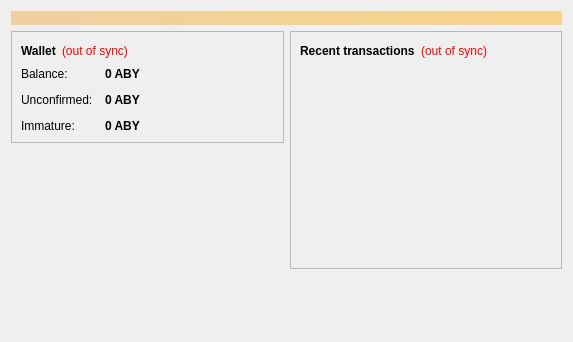
<?xml version="1.0" encoding="UTF-8"?>
<ui version="4.0">
 <class>OverviewPage</class>
 <widget class="QWidget" name="OverviewPage">
  <property name="geometry">
   <rect>
    <x>0</x>
    <y>0</y>
    <width>573</width>
    <height>342</height>
   </rect>
  </property>
  <property name="windowTitle">
   <string>Form</string>
  </property>
  <layout class="QVBoxLayout" name="topLayout">
   <item>
    <widget class="QLabel" name="labelAlerts">
     <property name="visible">
      <bool>false</bool>
     </property>
     <property name="styleSheet">
      <string notr="true">background-color: qlineargradient(x1: 0, y1: 0, x2: 1, y2: 0, stop:0 #F0D0A0, stop:1 #F8D488); color:#000000;</string>
     </property>
     <property name="wordWrap">
      <bool>true</bool>
     </property>
     <property name="margin">
      <number>3</number>
     </property>
    </widget>
   </item>
   <item>
    <layout class="QHBoxLayout" name="horizontalLayout" stretch="1,1">
     <item>
      <layout class="QVBoxLayout" name="verticalLayout_2">
       <item>
        <widget class="QFrame" name="frame">
         <property name="frameShape">
          <enum>QFrame::StyledPanel</enum>
         </property>
         <property name="frameShadow">
          <enum>QFrame::Raised</enum>
         </property>
         <layout class="QVBoxLayout" name="verticalLayout_4">
          <item>
           <layout class="QHBoxLayout" name="horizontalLayout_4">
            <item>
             <widget class="QLabel" name="label_5">
              <property name="font">
               <font>
                <weight>75</weight>
                <bold>true</bold>
               </font>
              </property>
              <property name="text">
               <string>Wallet</string>
              </property>
             </widget>
            </item>
            <item>
             <widget class="QLabel" name="labelWalletStatus">
              <property name="toolTip">
               <string>The displayed information may be out of date. Your wallet automatically synchronizes with the Applebyte network after a connection is established, but this process has not completed yet.</string>
              </property>
              <property name="styleSheet">
               <string notr="true">QLabel { color: red; }</string>
              </property>
              <property name="text">
               <string notr="true">(out of sync)</string>
              </property>
              <property name="alignment">
               <set>Qt::AlignLeading|Qt::AlignLeft|Qt::AlignVCenter</set>
              </property>
             </widget>
            </item>
            <item>
             <spacer name="horizontalSpacer_2">
              <property name="orientation">
               <enum>Qt::Horizontal</enum>
              </property>
              <property name="sizeHint" stdset="0">
               <size>
                <width>40</width>
                <height>20</height>
               </size>
              </property>
             </spacer>
            </item>
           </layout>
          </item>
          <item>
           <layout class="QFormLayout" name="formLayout_2">
            <property name="fieldGrowthPolicy">
             <enum>QFormLayout::AllNonFixedFieldsGrow</enum>
            </property>
            <property name="horizontalSpacing">
             <number>12</number>
            </property>
            <property name="verticalSpacing">
             <number>12</number>
            </property>
            <item row="0" column="0">
             <widget class="QLabel" name="label">
              <property name="text">
               <string>Balance:</string>
              </property>
             </widget>
            </item>
            <item row="0" column="1">
             <widget class="QLabel" name="labelBalance">
              <property name="font">
               <font>
                <weight>75</weight>
                <bold>true</bold>
               </font>
              </property>
              <property name="cursor">
               <cursorShape>IBeamCursor</cursorShape>
              </property>
              <property name="toolTip">
               <string>Your current balance</string>
              </property>
              <property name="text">
               <string notr="true">0 ABY</string>
              </property>
              <property name="textInteractionFlags">
               <set>Qt::LinksAccessibleByMouse|Qt::TextSelectableByKeyboard|Qt::TextSelectableByMouse</set>
              </property>
             </widget>
            </item>
            <item row="1" column="0">
             <widget class="QLabel" name="label_3">
              <property name="text">
               <string>Unconfirmed:</string>
              </property>
             </widget>
            </item>
            <item row="1" column="1">
             <widget class="QLabel" name="labelUnconfirmed">
              <property name="font">
               <font>
                <weight>75</weight>
                <bold>true</bold>
               </font>
              </property>
              <property name="cursor">
               <cursorShape>IBeamCursor</cursorShape>
              </property>
              <property name="toolTip">
               <string>Total of transactions that have yet to be confirmed, and do not yet count toward the current balance</string>
              </property>
              <property name="text">
               <string notr="true">0 ABY</string>
              </property>
              <property name="textInteractionFlags">
               <set>Qt::LinksAccessibleByMouse|Qt::TextSelectableByKeyboard|Qt::TextSelectableByMouse</set>
              </property>
             </widget>
            </item>
            <item row="2" column="0">
             <widget class="QLabel" name="labelImmatureText">
              <property name="text">
               <string>Immature:</string>
              </property>
             </widget>
            </item>
            <item row="2" column="1">
             <widget class="QLabel" name="labelImmature">
              <property name="font">
               <font>
                <weight>75</weight>
                <bold>true</bold>
               </font>
              </property>
              <property name="toolTip">
               <string>Mined balance that has not yet matured</string>
              </property>
              <property name="text">
               <string notr="true">0 ABY</string>
              </property>
              <property name="textInteractionFlags">
               <set>Qt::LinksAccessibleByMouse|Qt::TextSelectableByKeyboard|Qt::TextSelectableByMouse</set>
              </property>
             </widget>
            </item>
           </layout>
          </item>
         </layout>
        </widget>
       </item>
       <item>
        <spacer name="verticalSpacer">
         <property name="orientation">
          <enum>Qt::Vertical</enum>
         </property>
         <property name="sizeHint" stdset="0">
          <size>
           <width>20</width>
           <height>40</height>
          </size>
         </property>
        </spacer>
       </item>
       <item>
        <widget class="QLabel" name="label_2">
         <property name="text">
          <string/>
         </property>
         <property name="pixmap">
          <pixmap resource="../bitcoin.qrc">:/images/overview</pixmap>
         </property>
         <property name="alignment">
          <set>Qt::AlignBottom|Qt::AlignLeading|Qt::AlignLeft</set>
         </property>
        </widget>
       </item>
      </layout>
     </item>
     <item>
      <layout class="QVBoxLayout" name="verticalLayout_3">
       <item>
        <widget class="QFrame" name="frame_2">
         <property name="frameShape">
          <enum>QFrame::StyledPanel</enum>
         </property>
         <property name="frameShadow">
          <enum>QFrame::Raised</enum>
         </property>
         <layout class="QVBoxLayout" name="verticalLayout">
          <item>
           <layout class="QHBoxLayout" name="horizontalLayout_2">
            <item>
             <widget class="QLabel" name="label_4">
              <property name="text">
               <string>&lt;b&gt;Recent transactions&lt;/b&gt;</string>
              </property>
             </widget>
            </item>
            <item>
             <widget class="QLabel" name="labelTransactionsStatus">
              <property name="toolTip">
               <string>The displayed information may be out of date. Your wallet automatically synchronizes with the Applebyte network after a connection is established, but this process has not completed yet.</string>
              </property>
              <property name="styleSheet">
               <string notr="true">QLabel { color: red; }</string>
              </property>
              <property name="text">
               <string notr="true">(out of sync)</string>
              </property>
              <property name="alignment">
               <set>Qt::AlignRight|Qt::AlignTrailing|Qt::AlignVCenter</set>
              </property>
             </widget>
            </item>
            <item>
             <spacer name="horizontalSpacer">
              <property name="orientation">
               <enum>Qt::Horizontal</enum>
              </property>
              <property name="sizeHint" stdset="0">
               <size>
                <width>40</width>
                <height>20</height>
               </size>
              </property>
             </spacer>
            </item>
           </layout>
          </item>
          <item>
           <widget class="QListView" name="listTransactions">
            <property name="styleSheet">
             <string notr="true">QListView { background: transparent; }</string>
            </property>
            <property name="frameShape">
             <enum>QFrame::NoFrame</enum>
            </property>
            <property name="verticalScrollBarPolicy">
             <enum>Qt::ScrollBarAlwaysOff</enum>
            </property>
            <property name="horizontalScrollBarPolicy">
             <enum>Qt::ScrollBarAlwaysOff</enum>
            </property>
            <property name="selectionMode">
             <enum>QAbstractItemView::NoSelection</enum>
            </property>
           </widget>
          </item>
         </layout>
        </widget>
       </item>
       <item>
        <spacer name="verticalSpacer_2">
         <property name="orientation">
          <enum>Qt::Vertical</enum>
         </property>
         <property name="sizeHint" stdset="0">
          <size>
           <width>20</width>
           <height>40</height>
          </size>
         </property>
        </spacer>
       </item>
      </layout>
     </item>
    </layout>
   </item>
  </layout>
 </widget>
 <resources>
  <include location="../bitcoin.qrc"/>
 </resources>
 <connections/>
</ui>
